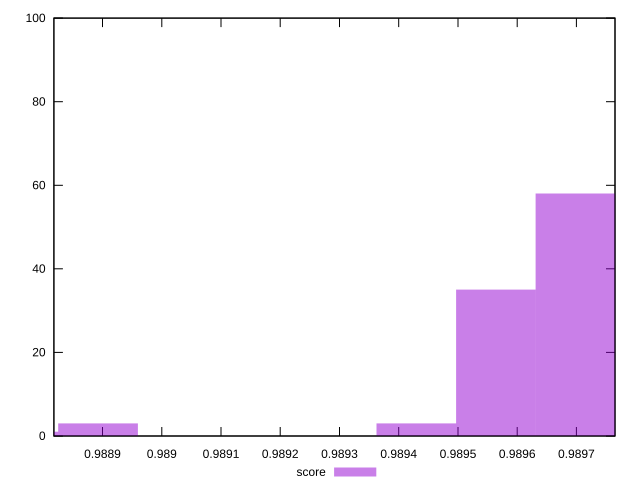

Write the gnuplot code that produced this figure.
reset
set terminal svg size 640, 490 enhanced background rgb 'white'
set output "report_00007_2020-12-11T15:55:29.892Z/first-meaningful-paint/samples/pages+cached+noexternal+nojs/score/histogram.svg"

$score <<EOF
0.9895639581199408 35
0.989429634248878 3
0.9896982819910036 58
0.9888923387646266 3
0.9887580148935637 1
EOF

set key outside below
set boxwidth 0.0001343238710628398
set yrange [0:100]
set style fill transparent solid 0.5 noborder

plot \
  $score title "score" with boxes, \


reset
